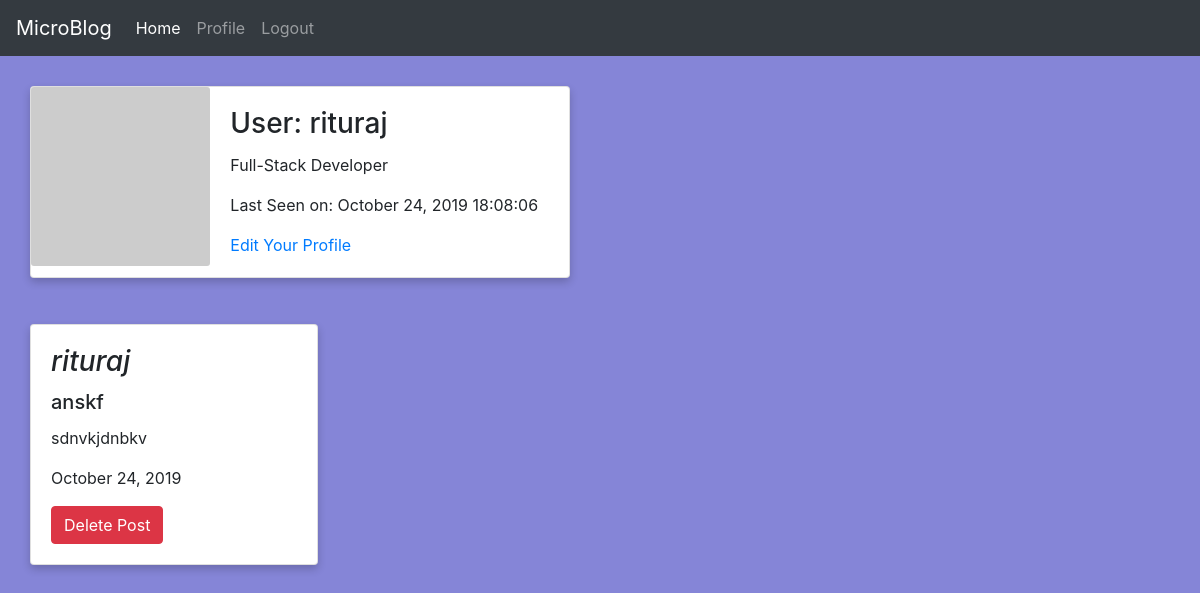
The app's page /user/rituraj (signed in), older data.
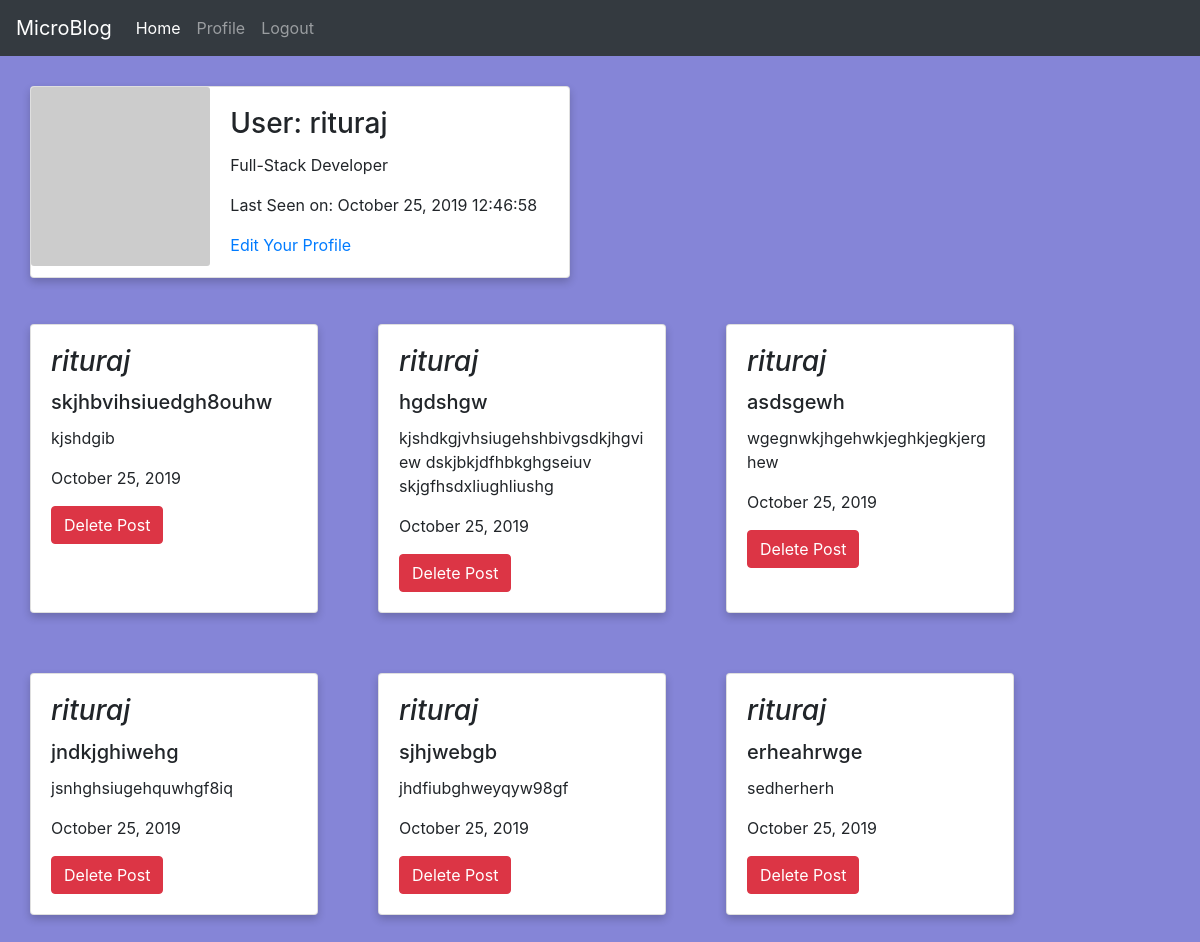
The same page, newer data.
### blogapp/models.py (models this page shows, shortened)
class User(UserMixin, db.Model):
	id = db.Column(db.Integer, primary_key=True)
	username = db.Column(db.String(64), index=True, unique=True)
	email = db.Column(db.String(64), index=True, unique=True)
	password_hash = db.Column(db.String(128))
	posts = db.relationship('Post', backref='author', lazy='dynamic')
	about_me = db.Column(db.String(140))
	last_seen = db.Column(db.DateTime, default=datetime.now)
	def avatar(self, size):
		hash_val = md5(self.email.lower().encode('utf-8')).hexdigest()
		return 'https://www.gravatar.com/avatar/{}?d=identicon&s={}'.format(hash_val, size)

class Post(db.Model):
	id = db.Column(db.Integer, primary_key=True)
	title = db.Column(db.String(100))
	body = db.Column(db.Text)
	timestamp = db.Column(db.DateTime, index=True, default=datetime.now)
	user_id = db.Column(db.Integer, db.ForeignKey('user.id'))

### blogapp/routes.py (the view)
@app.route('/user/<username>')
@login_required
def user(username):
    user = User.query.filter_by(username=username).first_or_404()
    posts = user.posts
    return render_template('user.html', user=user, posts=posts)

### blogapp/models.py (called while the page is built)
@login.user_loader
def load_user(id):
	return User.query.get(int(id))

### blogapp/routes.py (called while the page is built)
@app.before_request
def before_request():
    if current_user.is_authenticated:
        current_user.last_seen = datetime.now()
        db.session.commit()

### blogapp/templates/user.html
{% extends "base.html" %}
{% block head %}
    <link rel="stylesheet" type="text/css" href="{{ url_for('static', filename='profile.css') }}">
{% endblock %}
{% block content %}
    <div class="card mb-3" style="max-width: 540px;">
      <div class="row no-gutters">
        <div class="col-md-4">
          <img src="{{ user.avatar(130) }}" class="card-img" alt="Profile Photo">
        </div>
        <div class="col-md-8">
          <div class="card-body">
            <h3 class="card-title">User: {{ user.username }}</h3>
            {% if user.about_me %}<p class=card-text>{{ user.about_me }}</p>{% endif %}
            {% if user.last_seen %}<p class=card-text>Last Seen on: {{ user.last_seen.strftime('%B %d, %Y %H:%M:%S') }}</p>{% endif %}
            {% if user == current_user %}
                <p class=card-text><a href="{{ url_for('edit_profile') }}">Edit Your Profile</a></p>
            {% endif %}
          </div>
        </div>
      </div>
    </div>
    <div class=" d-flex flex-row flex-wrap mb-3">
        {% for post in posts %}
        <div class="card" style="width: 18rem;">
          <div class="card-body">
            <h3 class="card-title"><i>{{ post.author.username }}</i></h3>
            <h5 class="card-title">{{ post.title }}</h5>
            <p class="card-text">{{ post.body }}</p>
            <p class="card-text">{{ post.timestamp.strftime('%B %d, %Y') }}</p>
            {% if current_user == post.author %}
            <button class="btn btn-danger"><a href="{{ url_for('delete_post', post_id=post.id) }}">Delete Post</a></button>
          {% endif %}
          </div>
        </div>
        {% endfor %}
    </div>
{% endblock %}

### blogapp/templates/base.html (shortened to what this page needs)
<html>
    <head>
      <link rel="stylesheet" href="https://stackpath.bootstrapcdn.com/bootstrap/4.3.1/css/bootstrap.min.css">
      {% block head %}{% endblock %}
    </head>
    <body>
      <nav class="navbar navbar-expand-lg navbar-dark bg-dark">
        <a class="navbar-brand" href="{{ url_for('index') }}">MicroBlog</a>
        <div class="collapse navbar-collapse" id="navbarSupportedContent">
          <ul class="navbar-nav mr-auto">
            <li class="nav-item active">
              <a class="nav-link" href="{{ url_for('index') }}">Home <span class="sr-only">(current)</span></a>
            </li>
            {% if current_user.is_anonymous %}
              <li class="nav-item">
                <a class="nav-link" href="{{ url_for('login') }}">Login</a>
              </li>
            {% else %}
              <li class="nav-item">
                <a class="nav-link" href="{{ url_for('user', username=current_user.username) }}">Profile</a>
              </li>
              <li class="nav-item">
                <a class="nav-link" href="{{ url_for('logout') }}">Logout</a>
              </li>
            {% endif %}
          </ul>
        </div>
      </nav>
      {% block content %}{% endblock %}
    </body>
</html>

### blogapp/static/profile.css (style rules this page uses)
body { background: rgba(82, 82, 199, 0.7); }
.card { box-shadow: 0 4px 8px 0 rgba(0,0,0,0.2); transition: box-shadow 0.3s; transition: transform 1s; margin: 30px; }
.btn-danger a { color: white; text-decoration: none; }

Row changes from the older to the newer data that the page shows:
removed Post: author.username "rituraj", title "anskf", body "sdnvkjdnbkv", timestamp "October 24, 2019"
changed User "rituraj": last_seen "October 24, 2019 18:08:06" → "October 25, 2019 12:46:58"
added Post: author.username "rituraj", title "skjhbvihsiuedgh8ouhw", body "kjshdgib", timestamp "October 25, 2019"
added Post: author.username "rituraj", title "hgdshgw", body "kjshdkgjvhsiugehshbivgsdkjhgview dskjbkjdfhbkghgseiuv skjgfhsdxliughliushg", timestamp "October 25, 2019"
added Post: author.username "rituraj", title "asdsgewh", body "wgegnwkjhgehwkjeghkjegkjerghew", timestamp "October 25, 2019"
added Post: author.username "rituraj", title "jndkjghiwehg", body "jsnhghsiugehquwhgf8iq", timestamp "October 25, 2019"
added Post: author.username "rituraj", title "sjhjwebgb", body "jhdfiubghweyqyw98gf", timestamp "October 25, 2019"
added Post: author.username "rituraj", title "erheahrwge", body "sedherherh", timestamp "October 25, 2019"
